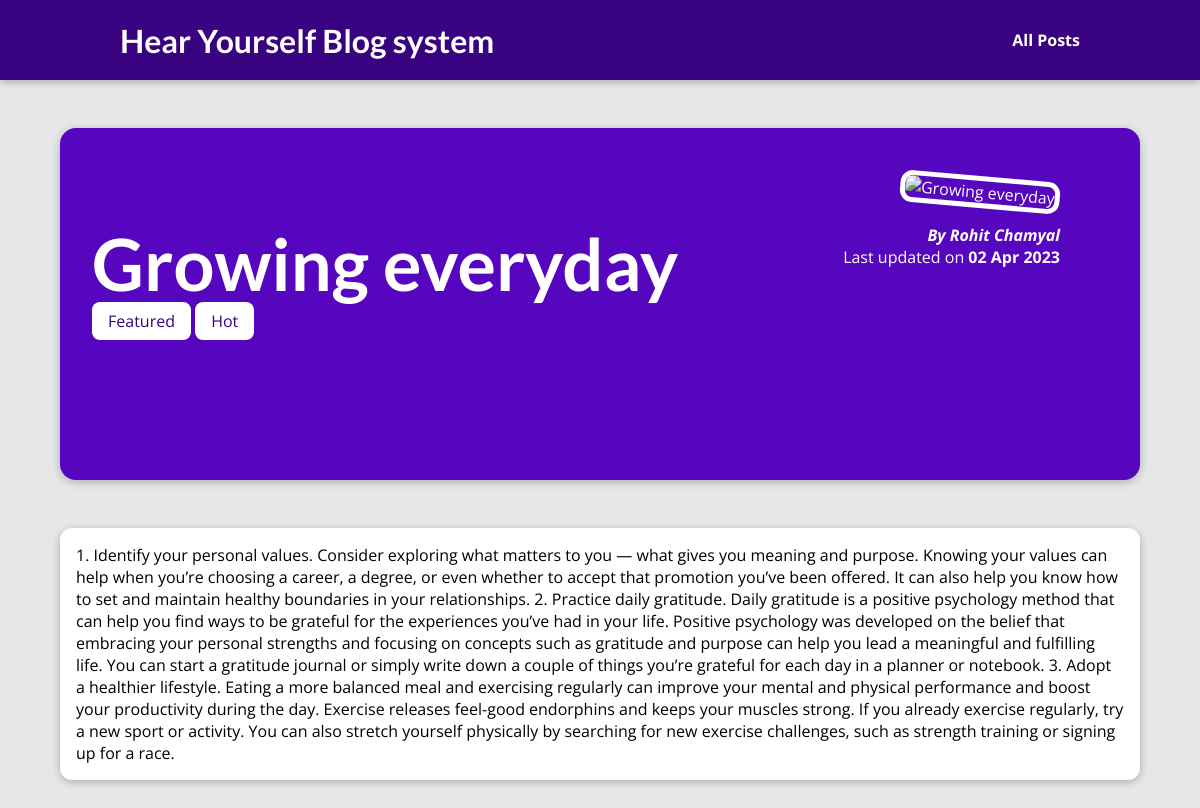
The app's page /posts/Growing-everyday with its own data.
### blog/models.py (models this page shows, shortened)
class Post(models.Model):
    title = models.CharField(max_length=150)
    excerpt = models.CharField(max_length=200)
    image = models.ImageField(upload_to="posts", null=True)
    date = models.DateField(auto_now=True)
    slug = models.SlugField(unique=True, db_index=True)
    content = models.TextField(validators=[MinLengthValidator(10)])
    Author = models.ForeignKey(Author, on_delete =models.SET_NULL, null=True ,related_name="posts")
    tags = models.ManyToManyField(Tag)

class Tag(models.Model):
    caption = models.CharField(max_length=20)

class Author(models.Model):
    first_name = models.CharField(max_length=100)
    last_name = models.CharField(max_length=100)
    email_address = models.EmailField()
    def full_name(self):
        return f"{self.first_name} {self.last_name}"
    def __str__(self):
        return self.full_name()

### blog/views.py (the view)
# urls.py: path("posts/<slug:slug>", views.post_detail,  name="post-detail-page"),
def post_detail(request,slug):
    identified_post = get_object_or_404(Post,slug=slug)
    return render(request,"blog/post-detail.html", {
        "post": identified_post,
        "post_tags": identified_post.tags.all()
    })

### blog/templates/blog/post-detail.html (shortened to what this page needs)
{% extends "base.html" %}
{% load static %}
{% block css_files %}
 <link rel ="stylesheet" href = "{% static "blog/post-detail.css" %}" />
{% endblock %}
{% block content %}
<section id ="summary">
    <h2>{{ post.title }} </h2>
    <div>
        {% for tag in post_tags %}
          <span class="tag"> {{ tag.caption }}</span>
        {% endfor %}
    </div>
    <article>
        <img src = "{% static "blog/images/" | add:post.image_name %}"  alt="{{ post.title }}"/>
        <address> By <a href= "mailto:{{ post.Author.email_address }}"> {{ post.Author  }}</a> </address>
        <div>Last updated on <time> {{ post.date | date:"d M Y" }}</time></div>
    </article>
</section>
<main>
    {{ post.content }}
</main>
{% endblock %}

### templates/base.html (shortened to what this page needs)
{% load static %}
<!DOCTYPE html>
<html lang="en">
<head>
    <link rel="stylesheet" href="{% static "app.css" %}">
    {% block css_files %}{% endblock %}
</head>
<body>
    <header id="main-navigation">
        <h1><a href ="{% url "starting-page" %}">Hear Yourself Blog system </a> </h1>
        <nav>
            <a href="{% url "posts-page" %}">All Posts</a>
        </nav>
     </header>
    {% block content %}
    {% endblock %}
</body>
</html>

### static/app.css (style rules this page uses)
* { box-sizing: border-box; }
html { font-family: 'Open Sans', 'Lato', sans-serif; }
body { margin: 0; }
h1, h2, h3 { font-family: 'Lato', sans-serif; font-weight: bold; }
#main-navigation { width: 100%; height: 5rem; display: flex; justify-content: space-between; align-items: center; padding: 0 10%; position: absolute; top: 0; left: 0; }
#main-navigation a { text-decoration: none; color: white; font-weight: bold; }

### blog/static/blog/post-detail.css (style rules this page uses)
body { background-color: #e7e7e7; }
#main-navigation { background-color: #390281; box-shadow: 0 2px 8px rgba(0, 0, 0, 0.25); }
#summary { margin: 8rem auto 3rem auto; padding: 2rem; width: 90%; max-width: 90rem; border-radius: 16px; background-color: #5706c0; position: relative; box-shadow: 0 2px 8px rgba(0, 0, 0, 0.25); height: 22rem; }
#summary h2 { color: white; font-size: 4.5rem; margin-bottom: 0.25rem; }
#summary article { position: absolute; top: 2rem; right: 3rem; padding: 1rem 2rem; border-radius: 12px; text-align: right; color: white; }
#summary article img { width: 12rem; height: 12rem; border-radius: 12px; transform: rotateZ(5deg); border: 5px solid white; margin-bottom: 1rem; }
#summary address { font-weight: bold; }
#summary a { color: white; text-decoration: none; }
#summary time { font-weight: bold; }
main { width: 90%; max-width: 90rem; margin: 3rem auto; background-color: white; padding: 1rem; border-radius: 12px; box-shadow: 0 2px 8px rgba(0, 0, 0, 0.25); }
.tag { background-color: white; color:#390281; padding: 0.5em 1rem ; border-radius: 8px; }

### records on screen
Post: title "Growing everyday", Author "Rohit Chamyal", date "02 Apr 2023", content "1. Identify your personal values. Consider exploring what matters to you — what gives you meaning and purpose. Knowing your values can help when you’re choosing a career, a degree, or even whether to accept that promotion you’ve been offered. It can also help you know how to set and maintain healthy boundaries in your relationships. 2. Practice daily gratitude. Daily gratitude is a positive psychology method that can help you find ways to be grateful for the experiences you’ve had in your life. Positive psychology was developed on the belief that embracing your personal strengths and focusing on concepts such as gratitude and purpose can help you lead a meaningful and fulfilling life. You…"
Tag: caption "Featured"
Tag: caption "Hot"
